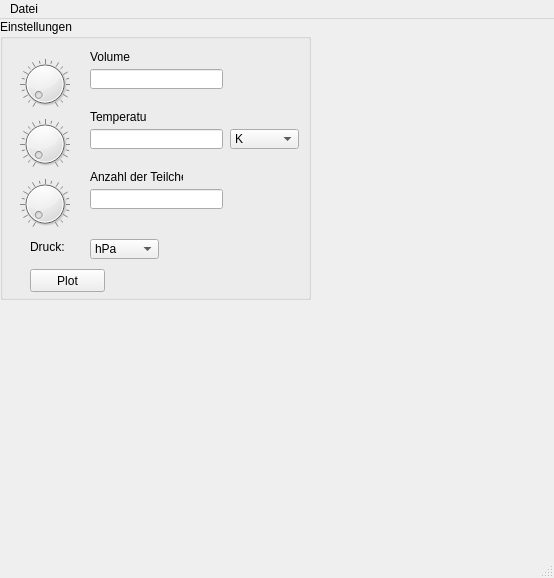
<?xml version="1.0" encoding="UTF-8"?>
<ui version="4.0">
 <class>MainWindow</class>
 <widget class="QMainWindow" name="MainWindow">
  <property name="geometry">
   <rect>
    <x>0</x>
    <y>0</y>
    <width>554</width>
    <height>578</height>
   </rect>
  </property>
  <property name="windowTitle">
   <string>MainWindow</string>
  </property>
  <widget class="QWidget" name="centralwidget">
   <widget class="QGroupBox" name="groupBox_Control">
    <property name="geometry">
     <rect>
      <x>0</x>
      <y>0</y>
      <width>311</width>
      <height>281</height>
     </rect>
    </property>
    <property name="maximumSize">
     <size>
      <width>311</width>
      <height>281</height>
     </size>
    </property>
    <property name="title">
     <string>Einstellungen</string>
    </property>
    <widget class="QPushButton" name="pushButton">
     <property name="geometry">
      <rect>
       <x>30</x>
       <y>250</y>
       <width>75</width>
       <height>23</height>
      </rect>
     </property>
     <property name="text">
      <string>Plot</string>
     </property>
    </widget>
    <widget class="QLineEdit" name="lineEdit_V">
     <property name="geometry">
      <rect>
       <x>90</x>
       <y>50</y>
       <width>133</width>
       <height>20</height>
      </rect>
     </property>
    </widget>
    <widget class="QDial" name="dial_T">
     <property name="geometry">
      <rect>
       <x>20</x>
       <y>100</y>
       <width>50</width>
       <height>50</height>
      </rect>
     </property>
     <property name="autoFillBackground">
      <bool>false</bool>
     </property>
     <property name="wrapping">
      <bool>false</bool>
     </property>
     <property name="notchTarget">
      <double>5.000000000000000</double>
     </property>
     <property name="notchesVisible">
      <bool>true</bool>
     </property>
    </widget>
    <widget class="QLabel" name="label_V">
     <property name="geometry">
      <rect>
       <x>90</x>
       <y>30</y>
       <width>40</width>
       <height>16</height>
      </rect>
     </property>
     <property name="text">
      <string>Volumen</string>
     </property>
    </widget>
    <widget class="QLabel" name="label_N">
     <property name="geometry">
      <rect>
       <x>90</x>
       <y>150</y>
       <width>93</width>
       <height>16</height>
      </rect>
     </property>
     <property name="text">
      <string>Anzahl der Teilchen</string>
     </property>
    </widget>
    <widget class="QLabel" name="label">
     <property name="geometry">
      <rect>
       <x>30</x>
       <y>220</y>
       <width>34</width>
       <height>16</height>
      </rect>
     </property>
     <property name="text">
      <string>Druck: </string>
     </property>
    </widget>
    <widget class="QDial" name="dial_N">
     <property name="geometry">
      <rect>
       <x>20</x>
       <y>160</y>
       <width>50</width>
       <height>50</height>
      </rect>
     </property>
     <property name="autoFillBackground">
      <bool>false</bool>
     </property>
     <property name="wrapping">
      <bool>false</bool>
     </property>
     <property name="notchTarget">
      <double>5.000000000000000</double>
     </property>
     <property name="notchesVisible">
      <bool>true</bool>
     </property>
    </widget>
    <widget class="QLabel" name="label_T">
     <property name="geometry">
      <rect>
       <x>90</x>
       <y>90</y>
       <width>56</width>
       <height>16</height>
      </rect>
     </property>
     <property name="text">
      <string>Temperatur</string>
     </property>
    </widget>
    <widget class="QComboBox" name="comboBox">
     <property name="geometry">
      <rect>
       <x>90</x>
       <y>220</y>
       <width>69</width>
       <height>20</height>
      </rect>
     </property>
     <item>
      <property name="text">
       <string>hPa</string>
      </property>
     </item>
     <item>
      <property name="text">
       <string>kPa</string>
      </property>
     </item>
     <item>
      <property name="text">
       <string>bar</string>
      </property>
     </item>
    </widget>
    <widget class="QDial" name="dial_V">
     <property name="geometry">
      <rect>
       <x>20</x>
       <y>40</y>
       <width>50</width>
       <height>50</height>
      </rect>
     </property>
     <property name="autoFillBackground">
      <bool>false</bool>
     </property>
     <property name="wrapping">
      <bool>false</bool>
     </property>
     <property name="notchTarget">
      <double>5.000000000000000</double>
     </property>
     <property name="notchesVisible">
      <bool>true</bool>
     </property>
    </widget>
    <widget class="QComboBox" name="comboBox_T">
     <property name="geometry">
      <rect>
       <x>230</x>
       <y>110</y>
       <width>69</width>
       <height>20</height>
      </rect>
     </property>
     <item>
      <property name="text">
       <string>K</string>
      </property>
     </item>
     <item>
      <property name="text">
       <string>°C</string>
      </property>
     </item>
    </widget>
    <widget class="QLineEdit" name="lineEdit_T">
     <property name="geometry">
      <rect>
       <x>90</x>
       <y>110</y>
       <width>133</width>
       <height>20</height>
      </rect>
     </property>
    </widget>
    <widget class="QLineEdit" name="lineEdit_N">
     <property name="geometry">
      <rect>
       <x>90</x>
       <y>170</y>
       <width>133</width>
       <height>20</height>
      </rect>
     </property>
    </widget>
   </widget>
  </widget>
  <widget class="QMenuBar" name="menubar">
   <property name="geometry">
    <rect>
     <x>0</x>
     <y>0</y>
     <width>554</width>
     <height>21</height>
    </rect>
   </property>
   <widget class="QMenu" name="menuDatei">
    <property name="title">
     <string>Datei</string>
    </property>
    <addaction name="separator"/>
    <addaction name="actionSpeichern"/>
    <addaction name="action_fnnen"/>
   </widget>
   <addaction name="menuDatei"/>
  </widget>
  <widget class="QStatusBar" name="statusbar"/>
  <action name="actionSpeichern">
   <property name="text">
    <string>Speichern</string>
   </property>
  </action>
  <action name="action_fnnen">
   <property name="text">
    <string>Öfnnen</string>
   </property>
  </action>
 </widget>
 <resources/>
 <connections/>
</ui>
